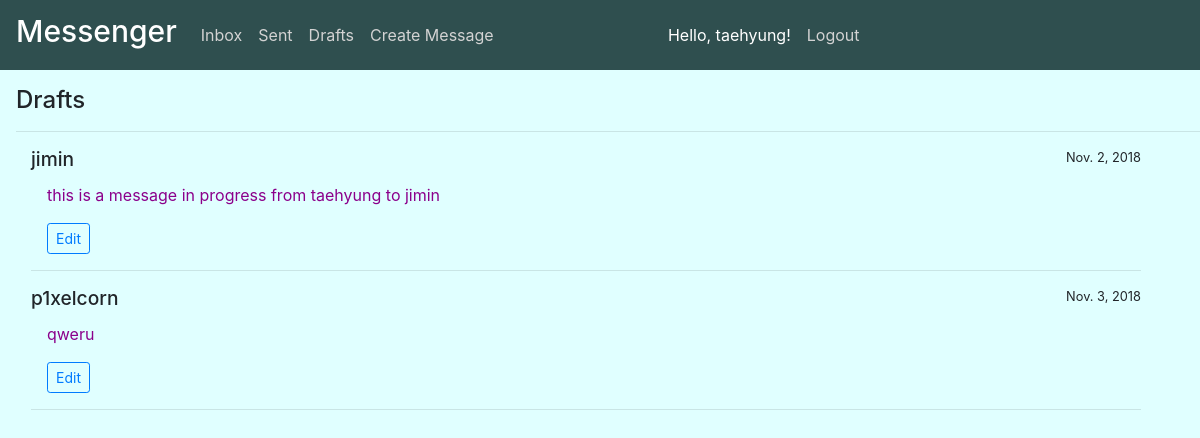
/drafts (signed in), run on an earlier commit of the app's database.
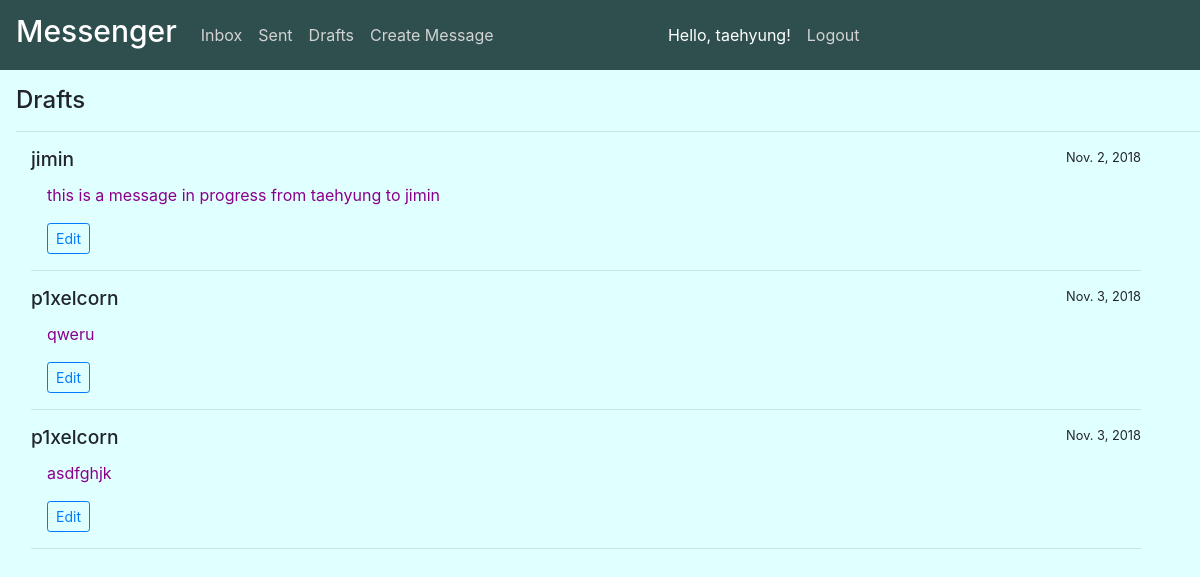
And on a later commit of the database.
### messenger/models.py (models this page shows)
class Message(models.Model):
    text = models.TextField()
    sent = models.BooleanField()
    date = models.DateField(auto_now_add=True)
    sender = models.ForeignKey(User, related_name='sent', on_delete=models.CASCADE)
    receiver = models.ForeignKey(User, related_name='received', on_delete=models.CASCADE)

### messenger/views.py (the view)
# urls.py: re_path(r'drafts', views.drafts, name='drafts'),
@login_required
def drafts(request):
    filtered_message_objects = Message.objects.filter(sender=request.user, sent=False)
    for draft in filtered_message_objects:
        print(draft)
    return render(request, 'messenger/drafts.html', {'filtered_message_objects': filtered_message_objects})

### messenger/templates/messenger/drafts.html (shortened to what this page needs)
{% extends 'messenger/base.html' %}
{% block content %}
    <div class="content">
        <h2>Drafts</h2>
        <hr>
        <div class="container messages">
            {% for message in filtered_message_objects %}
                <div class="row">
                    <div class="col-sm">
                        <h5>{{ message.receiver }}</h5>
                    </div>
                    <div class="col-sm date">
                        <p>{{ message.date }}</p>
                    </div>
                </div>
                <div class="row">
                    <div class="col-sm text">
                        <p>{{ message.text }}</p>
                    </div>
                </div>
                <div class="row">
                    <div class="col-sm text">
                        <form action="/message_edit.html" method="post" >
                            <button name="message_edit" type="submit" class="btn btn-outline-primary btn-sm" value="{{ message.id }}">Edit</button>
                        </form>
                    </div>
                </div>
                <hr>
            {% endfor %}
        </div>
    </div>
{% endblock %}

What changed in the data, as far as the page shows it:
added Message: receiver "p1xelcorn", date "Nov. 3, 2018", text "asdfghjk", {{ message.id }} 18 (drawn)
